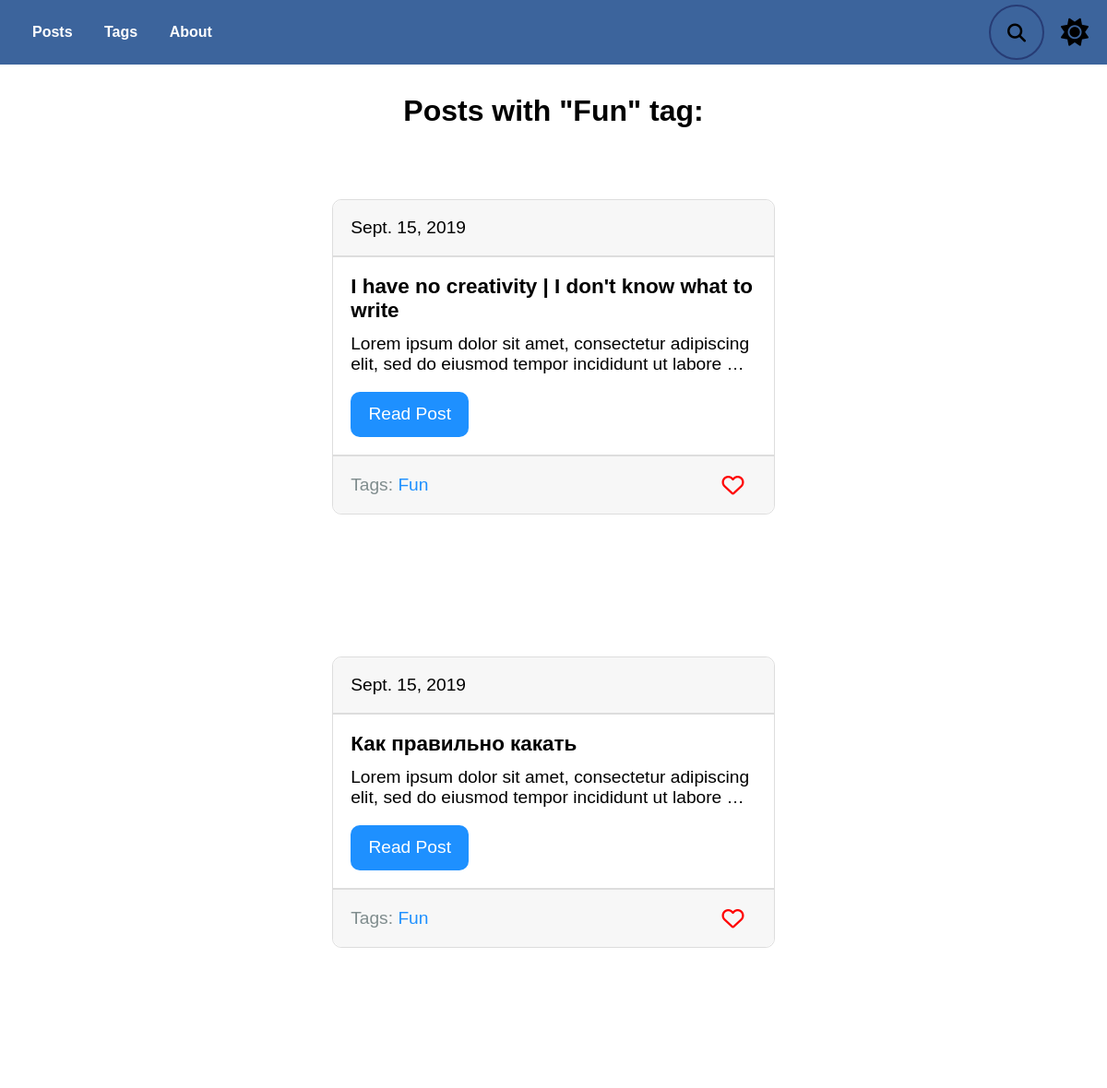
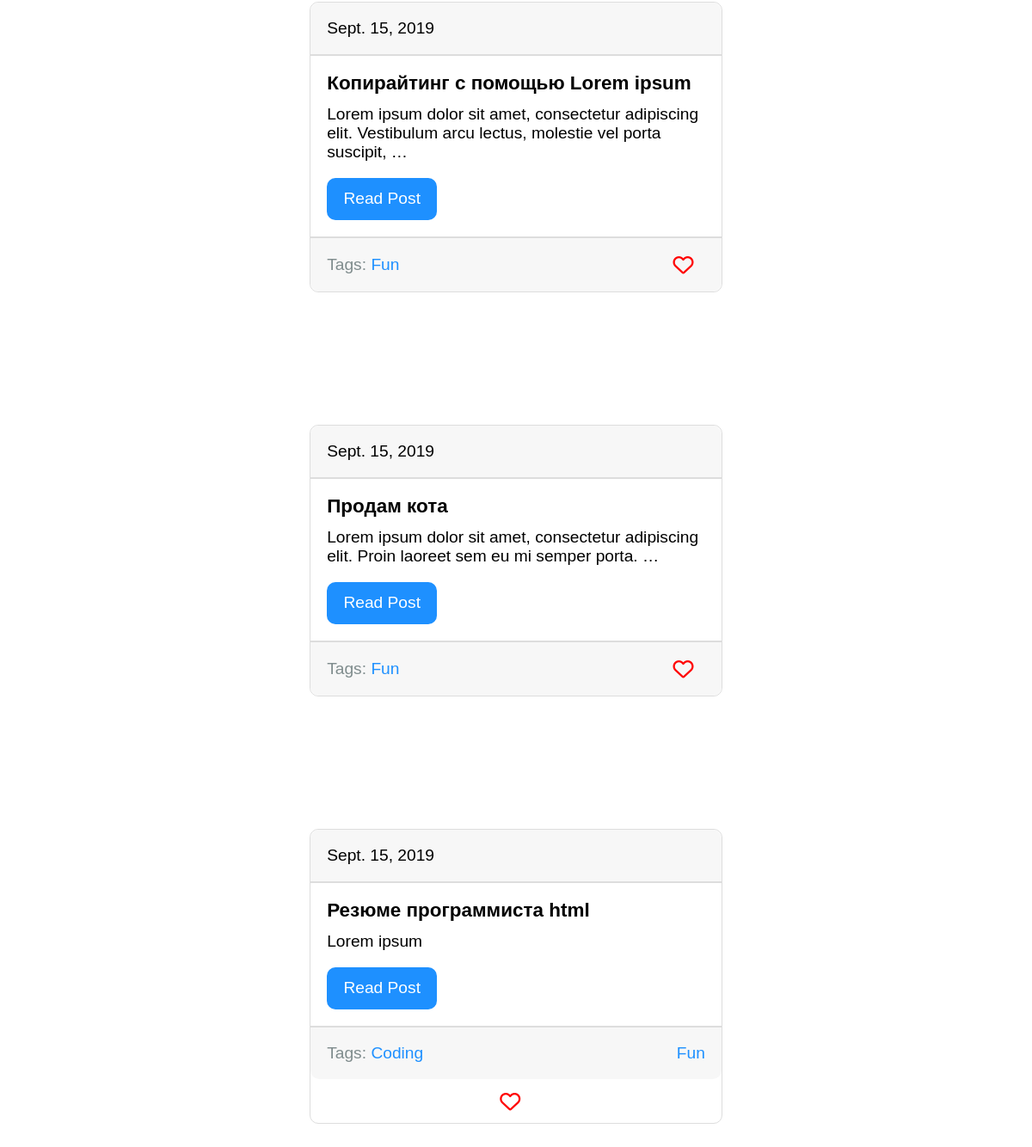
/blog/tag/fun/, run on an earlier commit of the app's database (2 pictures, top to bottom).
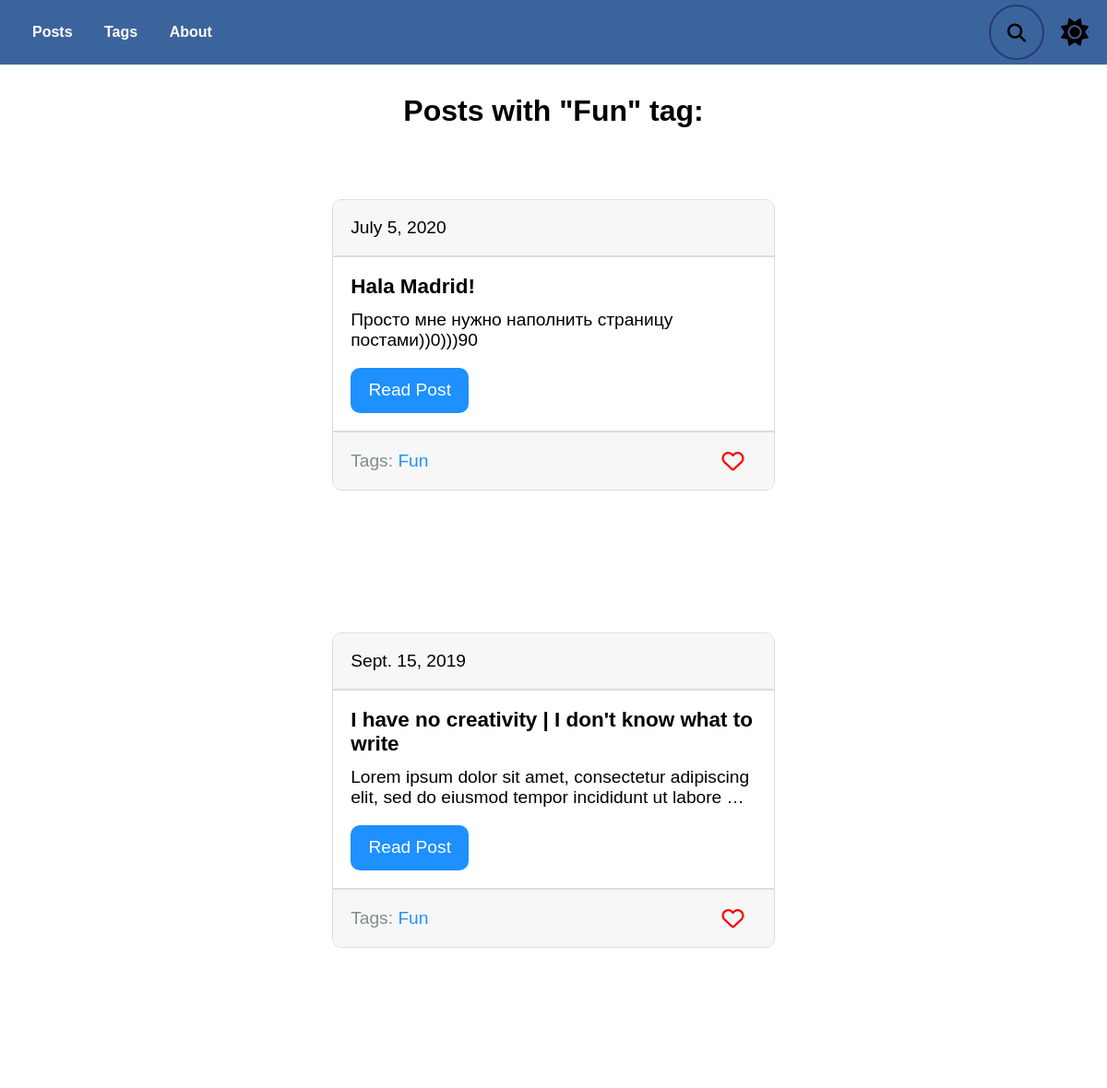
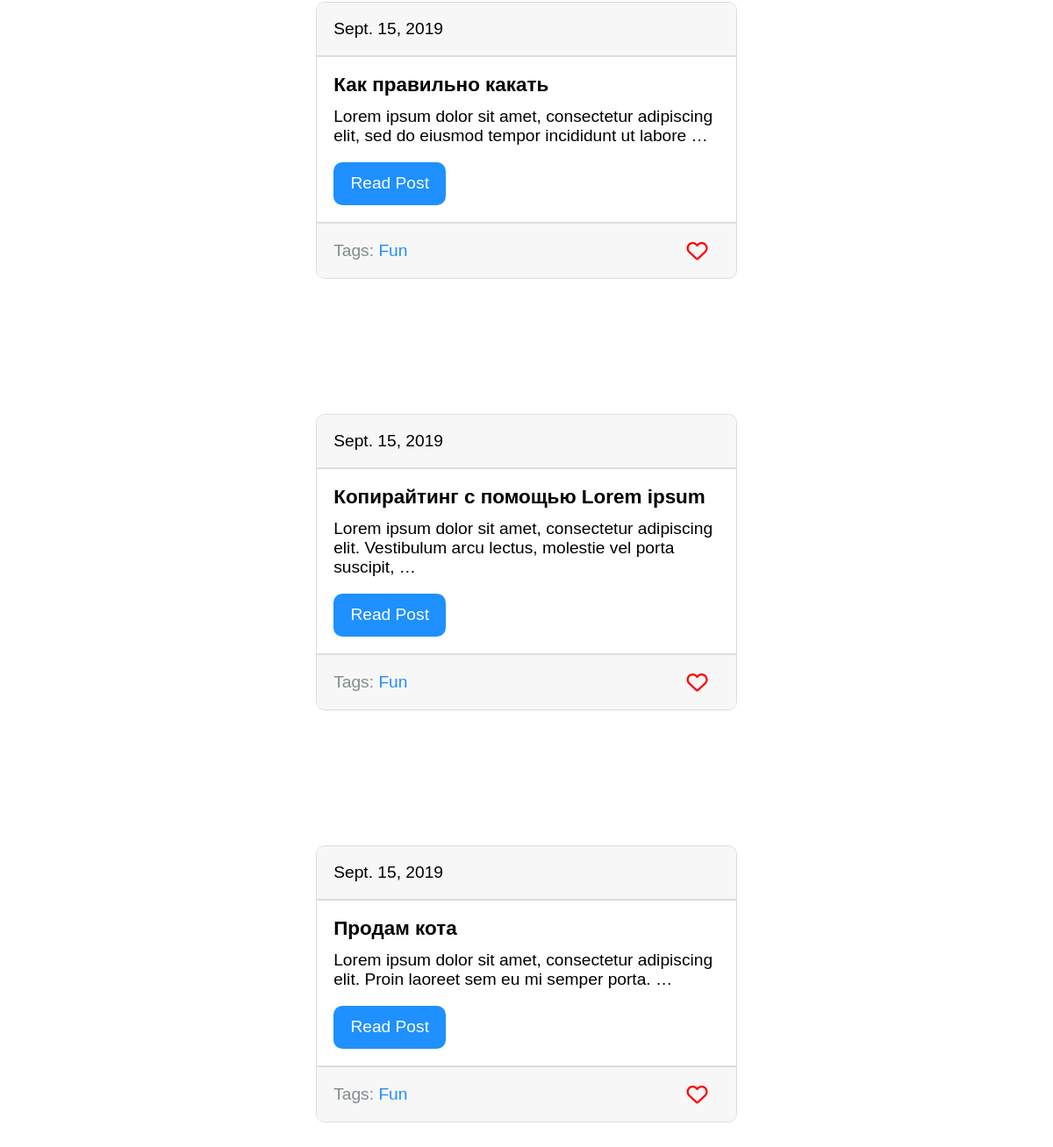
And on a later commit of the database (2 pictures, top to bottom).
### blog/models.py (models this page shows, shortened)
class Post(models.Model):#создаём класс Post для работы с бд
    title = models.CharField(max_length = 150, db_index = True)#заголовок
    slug = models.SlugField(max_length = 150, blank = True, unique = True)#ссылка понятая для юзера(должна быть уникальной)
    body = models.TextField(blank = True, db_index = True)#тело текста
    date_pub = models.DateField(auto_now_add = True)#время публикации
    tags = models.ManyToManyField("Tag", blank = True, related_name = "posts")
    def get_absolute_url(self):#имя функции - лучше использовать такое
        return reverse("post_detail_url", kwargs = {"slug": self.slug})
    class Meta:
        ordering = ["-date_pub"]#посты будут сортироваться для пагинатора так: самые новые вверху, старые внизу(-)указываем для этого

class Tag(models.Model):
    title = models.CharField(max_length = 50)
    slug = models.SlugField(max_length = 50, unique = True)
    def get_absolute_url(self):#имя функции - лучше использовать такое
        return reverse("tag_detail_url", kwargs = {"slug": self.slug})
    class Meta:
        ordering = ["title"]#в алф порядке

### blog/views.py (the view)
class TagDetail(ObjectDetailMixin, View):
    model = Tag
    template = "blog/tag_detail.html"

### blog/mixins.py (called while the page is built)
    def get(self, request, slug):
        obj = get_object_or_404(self.model, slug__iexact = slug)#чтобы если не найден выводилось 404
        return render(request, self.template, context = {self.model.__name__.lower(): obj, "admin_obj": obj, "detail": True})

### blog/templates/blog/tag_detail.html (shortened to what this page needs)
{% extends "index.html" %}
{% block content %}
<div class="tag">
    <h1>
        Posts with "{{tag.title|title}}" tag:
    </h1>
    {% for post in tag.posts.all %}
        {% include "blog/includes/post_card_template.html" %}
    {% endfor %}
</div>
{% endblock %}

### blog/templates/blog/includes/post_card_template.html
<div class="card">
    <div class="card__date">
        {{post.date_pub}}
    </div>
    <div class="card__body">
        <h3 class="card__title">{{post.title}}</h3>
        <p class="card__text">{{post.body|truncatewords:15}}</p>
        <a href="{{ post.get_absolute_url }}" class="post-link">Read Post</a>
    </div>
    <div class="card__footer">
        <div>
            Tags: {% for tag in post.tags.all %}
            <a href="{{tag.get_absolute_url}}" class="tag-link">{{tag.title}}</a>
        </div>
        {% endfor %}
        <button class="like" type="submit">
            <i class="like__icon heart far fa-heart"></i>
        </button>
    </div>
</div>

What changed in the data, as far as the page shows it:
removed Post: date_pub "Sept. 15, 2019", title "Резюме программиста html", body "Lorem ipsum", Tag (title "Fun")
no longer on this page (row unchanged): Tag: title "Coding", shown under "Sept. 15, 2019"
added Post: date_pub "July 5, 2020", title "Hala Madrid!", body "Просто мне нужно наполнить страницу постами))0)))90", Tag (title "Fun")
